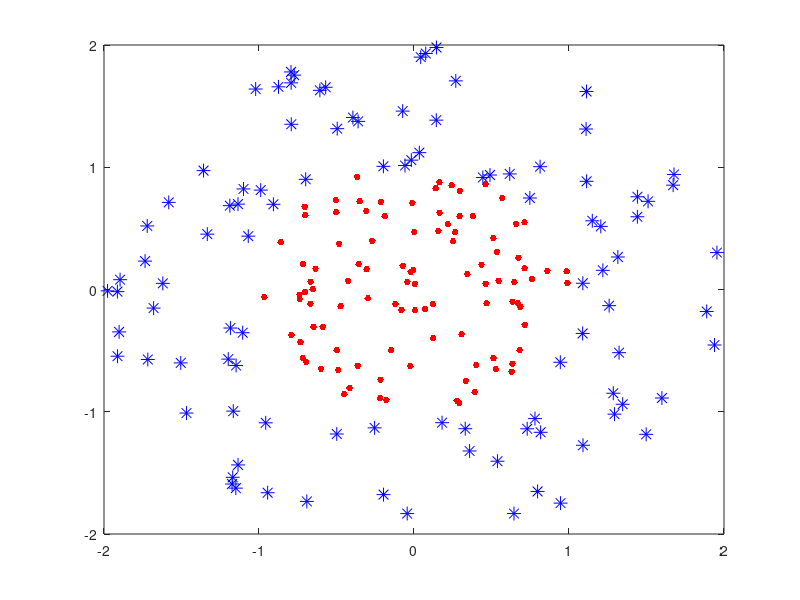

MATLAB code to generate this figure: (Note: this script raises an error after producing the figure.)
clc; clear; close all;
rng(1); n = 100;
r = sqrt(rand(n,1));
t = 2*pi*rand(n,1);
data1 = [r.*cos(t),r.*sin(t)];

r2 = sqrt(3*rand(n,1)+1);
t2 = 2*pi*rand(n,1);
data2 = [r2.*cos(t2),r2.*sin(t2)];

figure;
plot(data1(:,1),data1(:,2),'r.','MarkerSize',15)
hold on
plot(data2(:,1),data2(:,2),'b*','MarkerSize',10)
ezpolar(@(x)1);ezpolar(@(x)2);
axis equal
hold off

% Data generate
data3 = [data1;data2];
theclass = ones(200,1);
theclass(1:n) = -1;

% Train the SVM Classifier
% cl = fitcsvm(data3,theclass,'kernelFunction','RBF','BoxConstraint',Inf,'ClassNames',[-1,1]);
cl = fitcsvm(data3,theclass,'KernelFunction','rbf',...
    'BoxConstraint',Inf,'ClassNames',[-1,1]);
% Predict scores over the grid
d = 0.02;
[x1Grid,x2Grid] = meshgrid(min(data3(:,1)):d:max(data3(:,1)),min(data3(:,2)):d:max(data3(:,2)));
xGrid = [x1Grid(:),x2Grid(:)];
[~,scores] = predict(cl,xGrid);

% plot the data and the decision boundary
figure;
h(1:2) = gscatter(data3(:,1),data3(:,2),theclass,'rb','.');
hold on
ezpolar(@(x)1);
h(3) = plot(data3(cl.IsSupportVector,1),data3(cl.IsSupportVector,2),'ko');
contour(x1Grid,x2Grid,reshape(scores(:,2),size(x1Grid)),[0 0],'k');
legend(h,{'-1','+1','Support Vectors'});
axis equal
hold off


r1 = sqrt(rand(2*n,1));                     % Random radii
t1 = [pi/2*rand(n,1); (pi/2*rand(n,1)+pi)]; % Random angles for Q1 and Q3
X1 = [r1.*cos(t1) r1.*sin(t1)];             % Polar-to-Cartesian conversion

r2 = sqrt(rand(2*n,1));
t2 = [pi/2*rand(n,1)+pi/2; (pi/2*rand(n,1)-pi/2)]; % Random angles for Q2 and Q4
X2 = [r2.*cos(t2) r2.*sin(t2)];
X = [X1;X2];  % predictors
Y = ones(4*n,1);
Y(2*n + 1:end) = -1; % Labels

figure;
gscatter(X(:,1),X(:,2),Y);
title('Scatter Diagram of Simulated Data')

SVMModel1 = fitcsvm(X,Y,'KernelFunction','mysigmoid','Standardize',true);

% % Compute the scores over a grid
% d = 0.02; % step size of the grid
% [x1Grid,x2Grid] = meshgrid(min(X(:,1)):d:max(X(:,1)),min(X(:,2):d:max(X(:,2))));
% xGrid = [x1Grid(:),x2Grid(:)];
% [~,scores1] = predict(SVMModel1,xGrid);

% figure;
% h(1:2) = gscatter(X(:,1),X(:,2),Y);
% hold on
% h(3) = plot(X(SVMModel1.IsSupportVector,1),X(SVMModel1.IsSupportVector,2),'ko','MarkerSize',10);
%   % Support vectors
% contour(x1Grid,x2Grid,reshape(scores1(:,2),size(x1Grid)),[0 0],'k');
%   % Decision boundary
% title('Scater Diagram with the Decision boundary')
% legend({'-1','1','Support Vectors'},'Location','Best');
% hold off

%Compute the scores over a grid
d = 0.02; % Step size of the grid
[x1Grid,x2Grid] = meshgrid(min(X(:,1)):d:max(X(:,1)),min(X(:,2)):d:max(X(:,2)));
xGrid = [x1Grid(:),x2Grid(:)];        % The grid
[~,scores1] = predict(SVMModel1,xGrid); % The scores

figure;
h(1:2) = gscatter(X(:,1),X(:,2),Y);
hold on
h(3) = plot(X(SVMModel1.IsSupportVector,1),X(SVMModel1.IsSupportVector,2),'ko','MarkerSize',10);
    % Support vectors
contour(x1Grid,x2Grid,reshape(scores1(:,2),size(x1Grid)),[0 0],'k');
    % Decision boundary
title('Scatter Diagram with the Decision Boundary')
legend({'-1','1','Support Vectors'},'Location','Best');
hold off

CVSVMModel1 = crossval(SVMModel1);
misclass1 = kfoldLoss(CVSVMModel1);
misclass1;